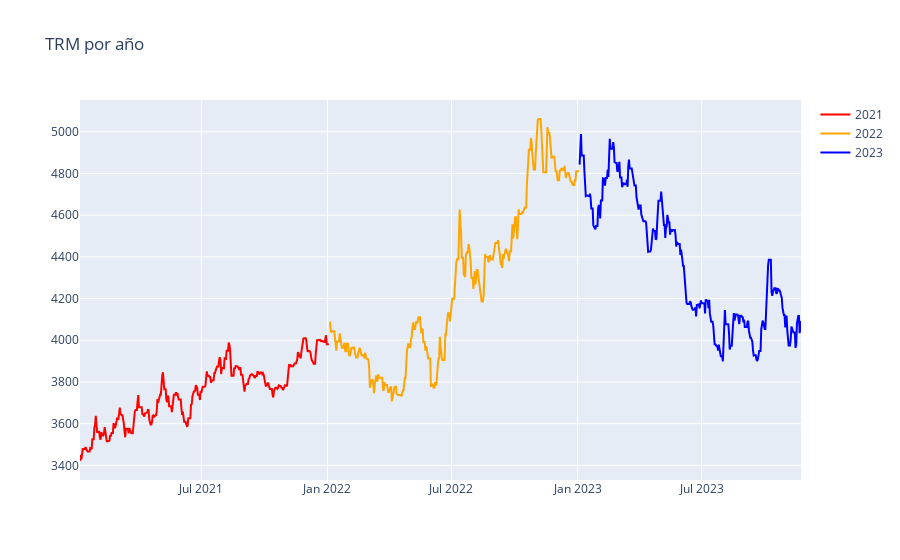

The notebook cell this image was saved under:
### Code cell
graph_trm_time_series()

### Figure 1 — Plotly figure (JSON) as saved in the notebook; plotly's stock layout.template omitted (floating-point values rounded to 4 significant figures; data arrays with more than 128 entries replaced by an {"elided": "..."} marker saying what was removed)
{"data": [{"line": {"color": "red"}, "mode": "lines", "name": "2021", "type": "scatter", "x": {"elided": "364 str values"}, "y": {"elided": "364 float values"}}, {"line": {"color": "orange"}, "mode": "lines", "name": "2022", "type": "scatter", "x": {"elided": "365 str values"}, "y": {"elided": "365 float values"}}, {"line": {"color": "blue"}, "mode": "lines", "name": "2023", "type": "scatter", "x": {"elided": "324 str values"}, "y": {"elided": "324 float values"}}], "layout": {"title": {"text": "TRM por año"}}}
